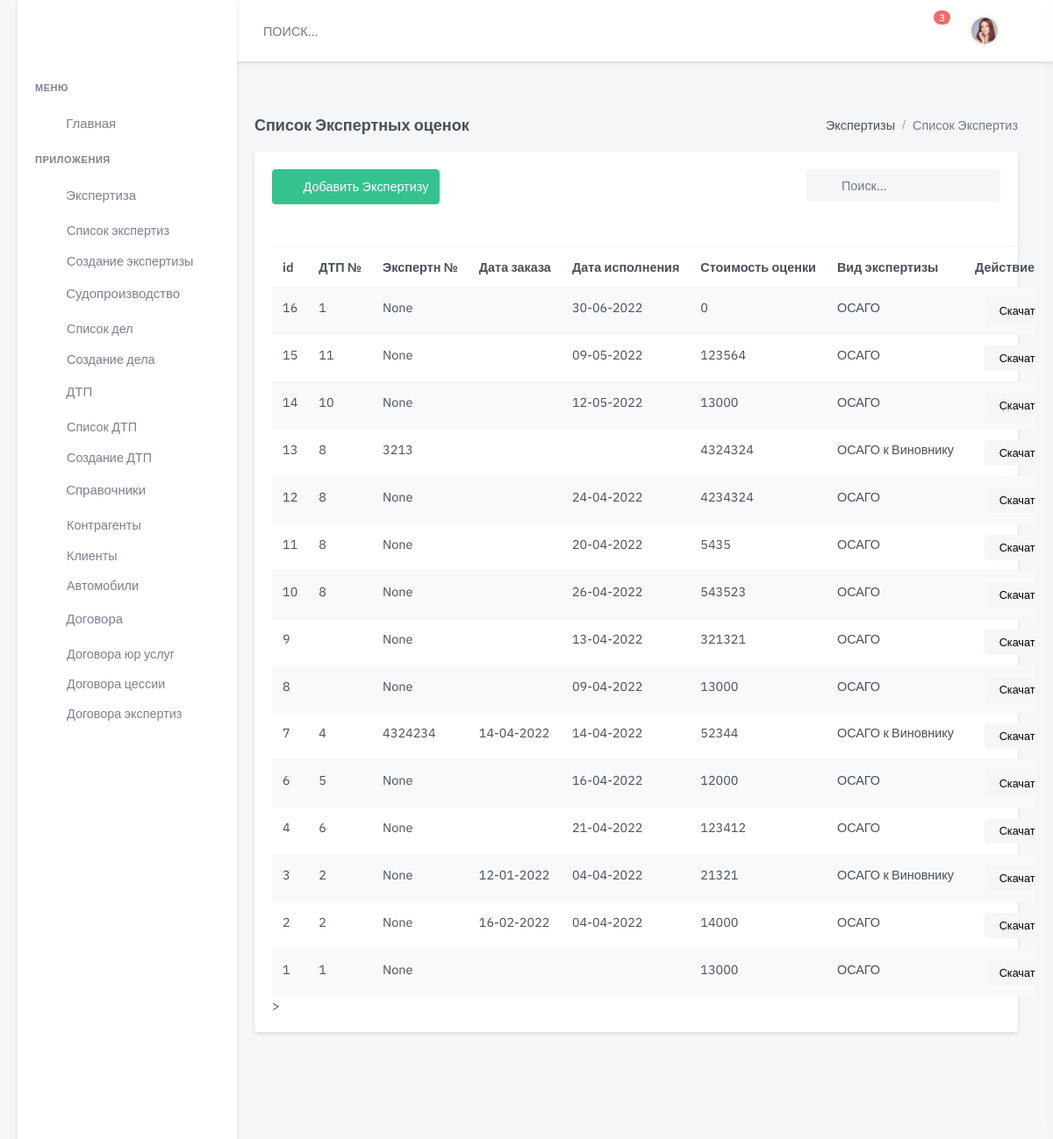
Page /expert/ on the earlier database version.
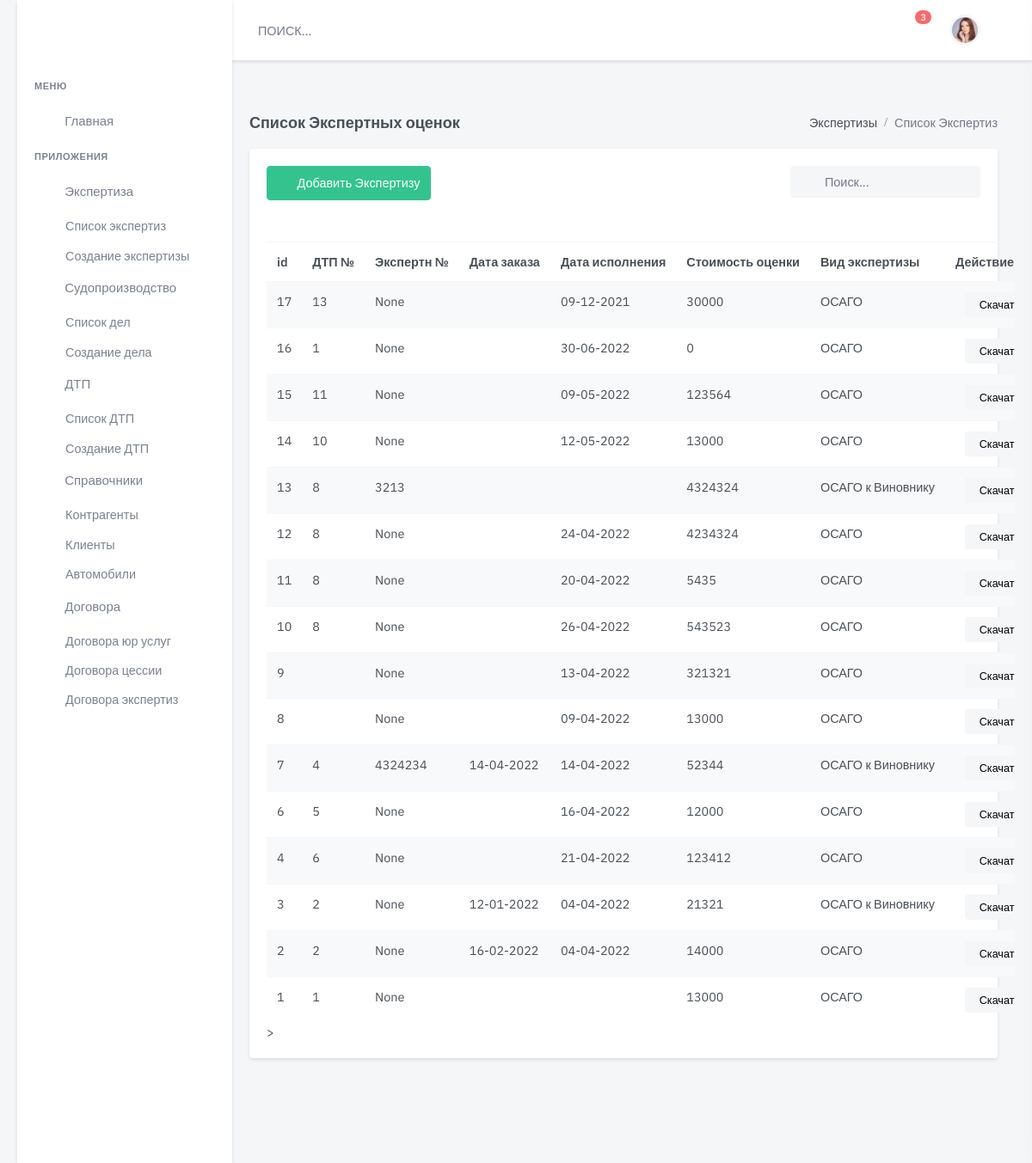
Same page on the later database version.
### expert/models.py (models this page shows, shortened)
class Expert(models.Model):
    accident = models.ForeignKey(
        Accident,
        on_delete=models.CASCADE,
        verbose_name='Экспретиза',
        related_name='expert_accident',
        default=None,
        blank=True,
        null=True)
    client = models.ForeignKey(
        Client,
        on_delete=models.CASCADE,
        verbose_name='Заказчик экспертизы',
        related_name='expert_client',
        default=None,
        blank=True,
        null=True)
    type = models.ForeignKey(
        Type,
        on_delete=models.CASCADE,
        verbose_name='Вид экспертизы',
        related_name='expert_type',
        default=None,
        blank=True,
        null=True)
    car = models.ForeignKey(
        Car,
        on_delete=models.CASCADE,
        verbose_name='ТС Заказчика',
        related_name='expert_car',
        default=None,
        blank=True,
        null=True)
    num_doc = models.CharField(
        max_length=24,
        blank=True,
        null=True,
        default=None,
        verbose_name='Номер экспертизы')
    data_in = models.DateField(
        blank=True,
        null=True,
        default=None,
        verbose_name='Дата отправления эксперту')
    data_out = models.DateField(
        blank=True,
        null=True,
        default=None,
        verbose_name='Дата ответа эксперта')
    price_nwear =models.PositiveIntegerField(
        blank=True,
        null=True,
        default=0,
        verbose_name='ВР без износа')
    price_wwear =models.PositiveIntegerField(
        blank=True,
        null=True,
        default=0,
        verbose_name='ВР с износом')
    price_mmarket=models.PositiveIntegerField(
        blank=True,
        null=True,
        default=0,
        verbose_name='Средняя по рынку')
    price_uleftovers = models.PositiveIntegerField(
        blank=True,
        null=True,
        default=0,
        verbose_name='Годные остатки')
    price_uts = models.PositiveIntegerField(
        blank=True,
        null=True,
        default=0,
        verbose_name='Сумма УТС')
    price_summa = models.PositiveIntegerField(
        blank=True,
        null=True,
        default=0,
        verbose_name='Сумма ущерба')
    comment = models.TextField(
        max_length=100000,
        blank=True,
        null=True,
        default=None,
        verbose_name='Коментарий')
    summa_exp = models.PositiveIntegerField(
        blank=True,
        null=True,
        default=0,
        verbose_name='Стоимость экспертизы')
    contragent = models.ForeignKey(
        Company,
        on_delete=models.CASCADE,
        blank=True,
        null=True,
        default=None,
        related_name='contragent',
        verbose_name='Контрагент')
    is_active = models.BooleanField(default=True)
    created = models.DateTimeField(auto_now_add=True, auto_now=False)
    updated = models.DateTimeField(auto_now_add=False, auto_now=True)
    class Meta:
        verbose_name = "Экспертиза  "
        verbose_name_plural = "Экспертные оценки"
        ordering = ['-created']

class Type(models.Model):
    name = models.CharField(
        max_length=100,
        blank=True,
        null=True,
        default=None,
        verbose_name='Вид')
    comment = models.CharField(
        max_length=100,
        blank=True,
        null=True,
        default=None,
        verbose_name='Комментарий')
    is_active = models.BooleanField(default=True)
    created = models.DateTimeField(auto_now_add=True, auto_now=False)
    updated = models.DateTimeField(auto_now_add=False, auto_now=True)
    def __str__(self):
        return "%s" % self.name
    class Meta:
        verbose_name = 'Вид экспертизы'
        verbose_name_plural = 'Виды экспертизы'

### accident/models.py (models this page shows, shortened)
class Accident(models.Model):
    status = models.ForeignKey(
        Status,
        on_delete=models.CASCADE,
        related_name='status_acc',
        blank=True,
        null=True, verbose_name='Статус  дела о ДТП')
    data = models.DateField(
        blank=True,
        null=True,
        default=None,
        verbose_name='Дата ДТП ')
    time = models.TimeField(
        blank=True,
        null=True,
        default=None,
        verbose_name='Время ДТП ')
    location_accident = models.CharField(
        max_length=400,
        blank=True,
        default=None,
        verbose_name='Место ДТП')
    number = models.CharField(
        max_length=24,
        blank=True,
        null=True,
        default=None,
        verbose_name='Номер протокола')
    dtp_doc = models.ForeignKey(
        AccidentDoc,
        on_delete=models.CASCADE,
        related_name='dtp_doc',
        blank=True,
        null=True, verbose_name='Документ Основание ')
    file_doc = models.FileField(
        upload_to='upload/protokol_doc/',
        null=True, default=None,
        verbose_name="Файл Основание",
        blank=True, )
    dtp_pos = models.ForeignKey(
        AccidentPos,
        on_delete=models.CASCADE,
        related_name='AccidentPos',
        blank=True,
        null=True,
        verbose_name='Документ Постановление ')
    file_pos = models.FileField(
        upload_to='upload/protokol_pos/',
        null=True,
        default=None,
        blank=True,
        verbose_name="Файл Постановление")
    court_info = models.ForeignKey(
        InfoCourt,
        on_delete=models.CASCADE,
        related_name='court_info',
        blank=True,
        null=True, verbose_name='Инфо о Судопроизводстве')
    data_insurance = models.DateField(
        blank=True,
        null=True,
        default=None,
        verbose_name='Дата обращения в Страховую')
    message = models.CharField(
        max_length=100000,
        blank=True,
        null=True,
        default=None,
        verbose_name='Комментарий')
    slug = models.SlugField(max_length=200, default=uuid.uuid1)
    is_active = models.BooleanField(default=True)
    created = models.DateTimeField(auto_now_add=True, auto_now=False)
    updated = models.DateTimeField(auto_now_add=False, auto_now=True)
    class Meta:
        verbose_name = "ДТП  "
        verbose_name_plural = "ДТП"
        ordering = ['-created']

### expert/views.py (the view)
# urls.py: path('', expert_list, name='expert-list'),
def expert_list(request):
    expert_list = Expert.objects.all()
    return render(request, 'dist/expert/list.html', {'results': expert_list})

### templates/dist/expert/list.html (shortened to what this page needs)
{% extends 'dist/include/base.html' %}
{% load static %}
{% block content %}
  <div class="main-content">
    <div class="page-content">
      <div class="container-fluid">
        <div class="row">
          <div class="col-12">
            <div class="page-title-box d-flex align-items-center justify-content-between">
              <h4 class="mb-0">Список Экспертных оценок</h4>
              <div class="page-title-right">
                <ol class="breadcrumb m-0">
                  <li class="breadcrumb-item"><a href="javascript: void(0);">Экспертизы</a></li>
                  <li class="breadcrumb-item active">Список Экспертиз</li>
                </ol>
              </div>
            </div>
          </div>
        </div>
        <div class="row">
          <div class="col-lg-12">
            <div class="card">
              <div class="card-body">
                <div class="row mb-2">
                  <div class="col-md-6">
                    <div class="mb-3">
                      <a href="{% url 'expert-new' %}"
                         class="btn btn-success waves-effect waves-light"><i
                          class="mdi mdi-plus me-2"></i> Добавить Экспертизу</a>
                    </div>
                  </div>
                  <div class="col-md-6">
                    <div class="form-inline float-md-end mb-3">
                      <div class="search-box ms-2">
                        <div class="position-relative">
                          <input type="text" class="form-control rounded bg-light border-0"
                                 placeholder="Поиск...">
                          <i class="mdi mdi-magnify search-icon"></i>
                        </div>
                      </div>
                    </div>
                  </div>
                </div>
                <table class="table-responsive mb-4">
                  <table class="table table-striped table-nowrap mb-0">
                    <thead>
                    <tr>
                      <th scope="col">id</th>
                      <th scope="col">ДТП №</th>
                      <th scope="col">Экспертн № </th>
                      <th scope="col">Дата заказа</th>
                      <th scope="col">Дата исполнения</th>
                      <th scope="col">Стоимость оценки</th>
                      <th scope="col">Вид экспертизы</th>
                      <th scope="col" style="width: 200px;">Действие</th>
                    </tr>
                    </thead>
                    <tbody>
                    {% for item in results %}
                      <tr>
                        <td>
                          <a href="/expert/edit/{{ item.id }}/" target="_blank" class="text-body">{{ item.id }}</a>
                        </td>
                        <td><a href="/accident/accident-add-partner/{{ item.accident.id }}/" target="_blank" class="text-body">{{ item.accident.id }}</a>
                        </td>
                        <td>{{ item.num_doc }}</td>
                        <td>{{ item.data_in |date:"d-m-Y" }}</td>
                        <td>{{ item.data_out|date:"d-m-Y" }}</td>
                        <td>{{ item.summa_exp }}</td>
                        <td>{{ item.type }}</td>
                        <td>
                          <ul class="list-inline mb-0">
                            <li class="list-inline-item dropdown">
                              <a>
                                <div>
                                  <button class="btn btn-light btn-sm w-xs">Скачать</button>
                                </div>
                              </a>
                            </li>
                          </ul>
                        </td>
                      </tr>
                    {% endfor %}
                    </tbody>
                  </table>
                  >
                </table>
              </div>
            </div>
          </div>
        </div>
      </div>
    </div>
  </div>
{% endblock content %}

Differences in the rows shown:
added Expert: id "17", accident.id "13", num_doc "None", data_out "09-12-2021", summa_exp "30000", type "ОСАГО"
